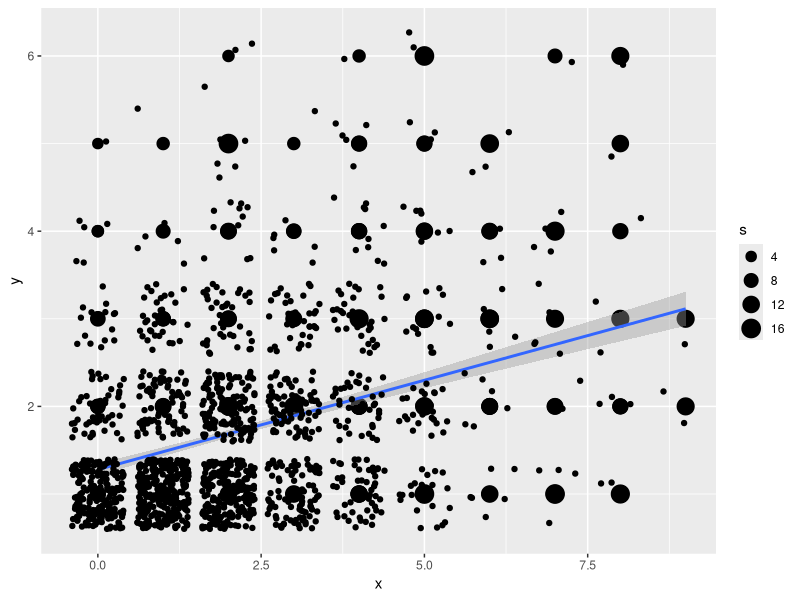
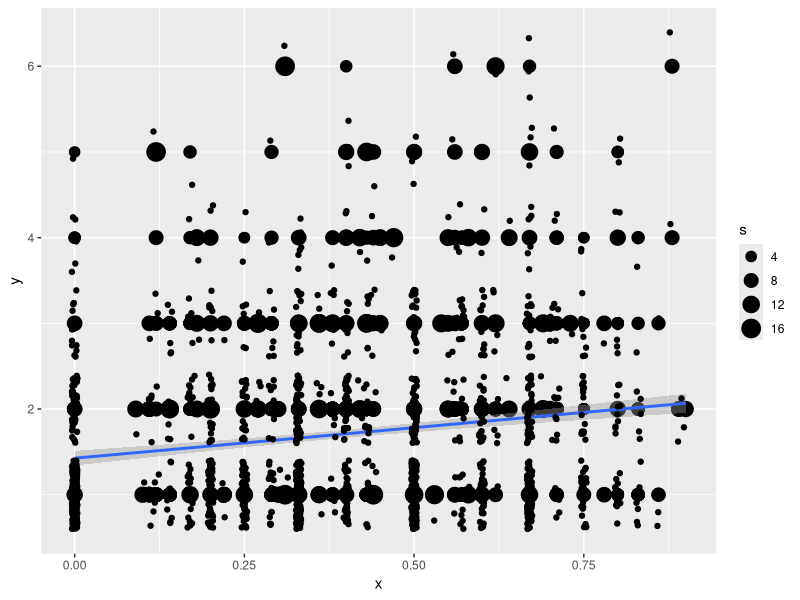

These figures' R source, in order:
#get ready
install.packages("dplyr")
library("dplyr")
install.packages("stringi")
library("stringi")
dat<-read.table("ShortenClientsMerged.txt")
dat<-arrange(dat,CaseID)

# 1 FamilyID and number of people in each family
PeopleinCase<-function(datasetname,groupname){
  datasetname<-group_by_(datasetname,groupname)
  newdata<-summarise(datasetname, nClients=n())
}

nFamily<-PeopleinCase(dat,"CaseID")

# 2 number of people recieving MH service in each family
lengthnoNA<-function(x){
  length(x[-which(is.na(x))])
}
nService<-function(x,group){
  output<-tapply(x,group,lengthnoNA)
}

nMH<-nService(dat$MH1,dat$CaseID)

# 3 number of times a family receiving CYF service (close times include NA)
nClosedate<-function(group,client,closedates){
  a<-stri_count_fixed(closedates, ",")+1
  a[which(is.na(a))]<-1
  index<-ave(client,group,FUN=seq_along)
  output<-a[which(index==1)]
}

nClose<-nClosedate(dat$CaseID,dat$CrossID,dat$CloseDate)

# cbind the result 1,2 and 3 to create a new data frame. 
newdat<-cbind(nFamily,nMH,nClose)
newdat<-mutate(newdat,ratio=round(nMH/nClients,2))

write.csv(newdat,file = "newdat.csv")



#graphing

dat<-read.table("ShortenClientsMerged.txt")

ScatterDotSize<-function(x, y, s, n){ #n is the name of dataset
  library(ggplot2)
  ggplot(aes(x=x, y=y), data = n) +
    geom_point(aes(size=s)) +
    geom_smooth(method=lm) + # Add linear regression line 
    geom_jitter()
}
#number of MH
ScatterDotSize(newdat$nMH,newdat$nClose,newdat$nClients, newdat)
#ratio of MH
ScatterDotSize(newdat$ratio,newdat$nClose,newdat$nClients, newdat)



